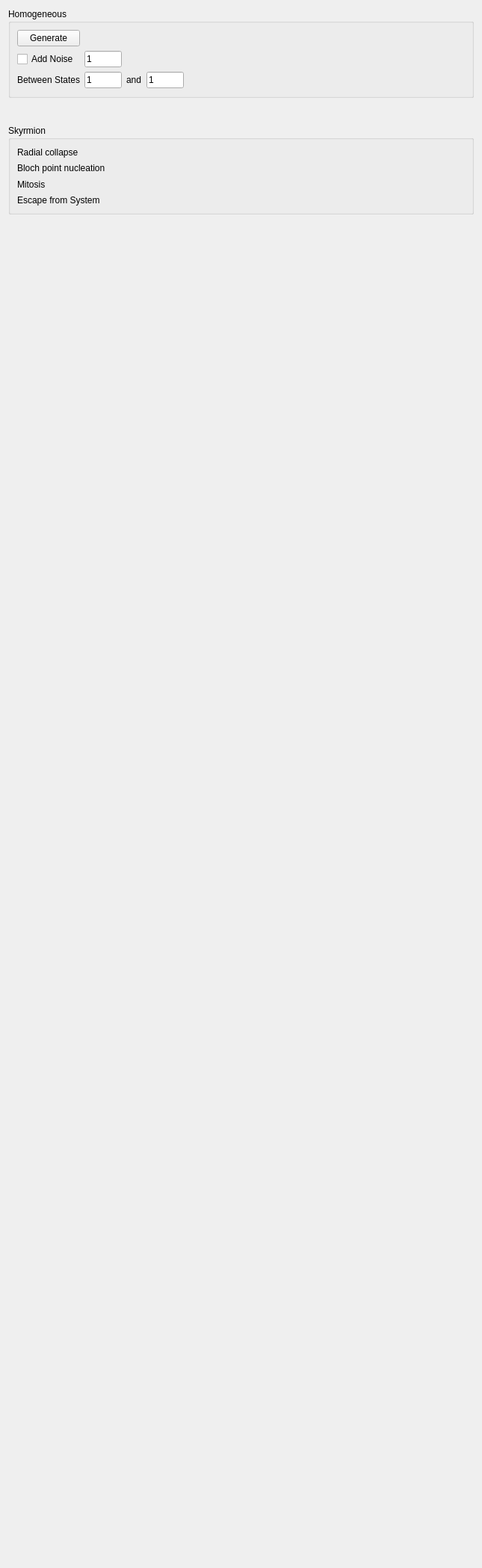
         <widget class="QWidget" name="scrollAreaWidgetContents_5">
          <property name="geometry">
           <rect>
            <x>0</x>
            <y>0</y>
            <width>645</width>
            <height>2098</height>
           </rect>
          </property>
          <layout class="QVBoxLayout" name="verticalLayout_5">
           <item>
            <widget class="QGroupBox" name="groupBox_7">
             <property name="minimumSize">
              <size>
               <width>0</width>
               <height>120</height>
              </size>
             </property>
             <property name="title">
              <string>Homogeneous</string>
             </property>
             <layout class="QGridLayout" name="gridLayout_33">
              <item row="2" column="1">
               <widget class="QLineEdit" name="lineEdit_Transition_Homogeneous_First">
                <property name="minimumSize">
                 <size>
                  <width>40</width>
                  <height>22</height>
                 </size>
                </property>
                <property name="maximumSize">
                 <size>
                  <width>50</width>
                  <height>16777215</height>
                 </size>
                </property>
                <property name="text">
                 <string>1</string>
                </property>
               </widget>
              </item>
              <item row="2" column="3">
               <widget class="QLineEdit" name="lineEdit_Transition_Homogeneous_Last">
                <property name="minimumSize">
                 <size>
                  <width>40</width>
                  <height>22</height>
                 </size>
                </property>
                <property name="maximumSize">
                 <size>
                  <width>50</width>
                  <height>16777215</height>
                 </size>
                </property>
                <property name="text">
                 <string>1</string>
                </property>
               </widget>
              </item>
              <item row="2" column="2">
               <widget class="QLabel" name="label_26">
                <property name="text">
                 <string>and</string>
                </property>
               </widget>
              </item>
              <item row="2" column="0">
               <widget class="QLabel" name="label_24">
                <property name="text">
                 <string>Between States</string>
                </property>
               </widget>
              </item>
              <item row="2" column="4">
               <spacer name="horizontalSpacer_23">
                <property name="orientation">
                 <enum>Qt::Horizontal</enum>
                </property>
                <property name="sizeHint" stdset="0">
                 <size>
                  <width>40</width>
                  <height>20</height>
                 </size>
                </property>
               </spacer>
              </item>
              <item row="0" column="0">
               <widget class="QPushButton" name="pushButton_Transition_Homogeneous">
                <property name="text">
                 <string>Generate</string>
                </property>
               </widget>
              </item>
              <item row="1" column="0">
               <widget class="QCheckBox" name="checkBox_Transition_Noise">
                <property name="text">
                 <string>Add Noise</string>
                </property>
               </widget>
              </item>
              <item row="1" column="1">
               <widget class="QLineEdit" name="lineEdit_Transition_Noise">
                <property name="maximumSize">
                 <size>
                  <width>50</width>
                  <height>50</height>
                 </size>
                </property>
                <property name="text">
                 <string>1</string>
                </property>
               </widget>
              </item>
             </layout>
            </widget>
           </item>
           <item>
            <spacer name="verticalSpacer_6">
             <property name="orientation">
              <enum>Qt::Vertical</enum>
             </property>
             <property name="sizeType">
              <enum>QSizePolicy::Maximum</enum>
             </property>
             <property name="sizeHint" stdset="0">
              <size>
               <width>20</width>
               <height>30</height>
              </size>
             </property>
            </spacer>
           </item>
           <item>
            <widget class="QGroupBox" name="groupBox_8">
             <property name="minimumSize">
              <size>
               <width>0</width>
               <height>120</height>
              </size>
             </property>
             <property name="title">
              <string>Skyrmion</string>
             </property>
             <layout class="QGridLayout" name="gridLayout_34">
              <item row="0" column="0">
               <widget class="QLabel" name="label_27">
                <property name="text">
                 <string>Radial collapse</string>
                </property>
               </widget>
              </item>
              <item row="1" column="0">
               <widget class="QLabel" name="label_28">
                <property name="text">
                 <string>Bloch point nucleation</string>
                </property>
               </widget>
              </item>
              <item row="2" column="0">
               <widget class="QLabel" name="label_29">
                <property name="text">
                 <string>Mitosis</string>
                </property>
               </widget>
              </item>
              <item row="3" column="0">
               <widget class="QLabel" name="label_30">
                <property name="text">
                 <string>Escape from System</string>
                </property>
               </widget>
              </item>
             </layout>
            </widget>
           </item>
           <item>
            <spacer name="verticalSpacer_7">
             <property name="orientation">
              <enum>Qt::Vertical</enum>
             </property>
             <property name="sizeHint" stdset="0">
              <size>
               <width>20</width>
               <height>40</height>
              </size>
             </property>
            </spacer>
           </item>
          </layout>
         </widget>
